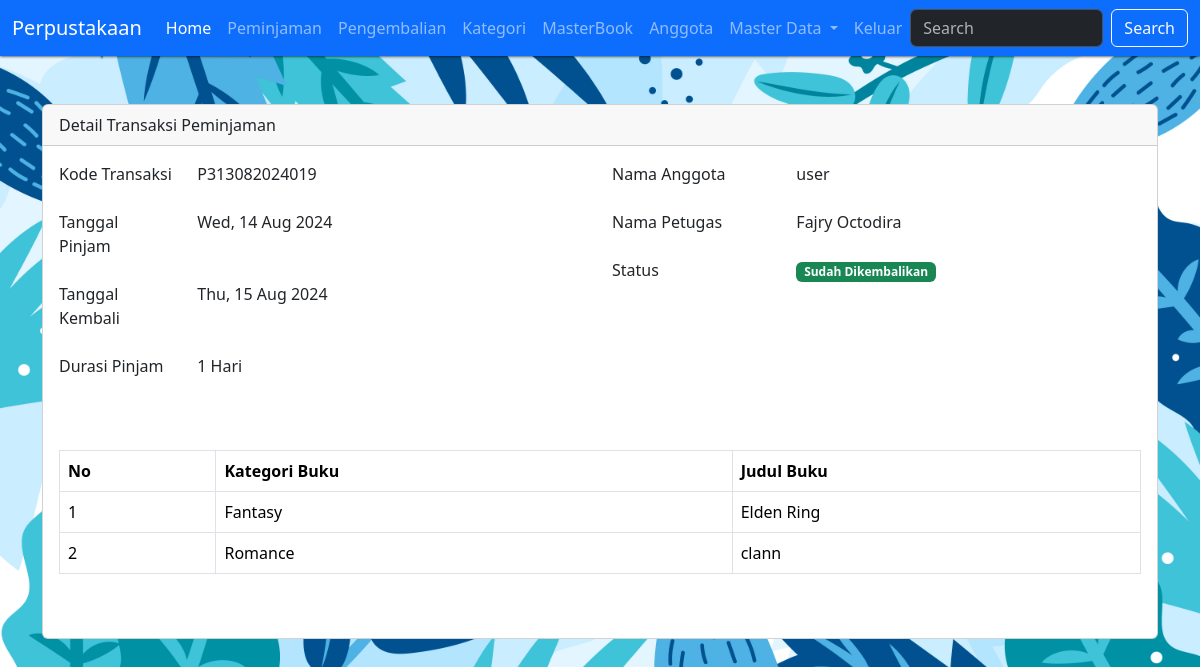
Page /?pg=tambah-peminjaman&detail=19 on the committed database.
### tables this page shows
CREATE TABLE `peminjaman` (
  `id` int(11) NOT NULL,
  `kode_transaksi` varchar(30) NOT NULL,
  `tgl_pinjam` date NOT NULL,
  `tgl_kembali` date NOT NULL,
  `status` tinyint(1) NOT NULL,
  `created_at` timestamp NOT NULL DEFAULT current_timestamp(),
  `updated_at` timestamp NOT NULL DEFAULT current_timestamp() ON UPDATE current_timestamp(),
  `deleted_at` tinyint(1) NOT NULL DEFAULT 0,
  `id_anggota` int(11) NOT NULL,
  `id_user` int(11) NOT NULL
);

CREATE TABLE `anggota` (
  `id` int(11) NOT NULL,
  `nisn` varchar(16) NOT NULL,
  `nama_lengkap` varchar(50) NOT NULL,
  `jenis_kelamin` enum('Laki-laki','Perempuan','','') NOT NULL,
  `no_telp` varchar(13) NOT NULL,
  `alamat` text NOT NULL,
  `created_at` timestamp NOT NULL DEFAULT current_timestamp(),
  `updated_at` timestamp NOT NULL DEFAULT current_timestamp() ON UPDATE current_timestamp()
);

CREATE TABLE `user` (
  `id` int(11) NOT NULL,
  `id_level` int(11) NOT NULL,
  `nama_lengkap` varchar(50) NOT NULL,
  `email` varchar(50) NOT NULL,
  `password` varchar(100) NOT NULL,
  `created_at` timestamp NOT NULL DEFAULT current_timestamp(),
  `deleted_at` timestamp NOT NULL DEFAULT current_timestamp() ON UPDATE current_timestamp()
);

CREATE TABLE `detail_peminjaman` (
  `id` int(11) NOT NULL,
  `id_peminjaman` int(11) NOT NULL,
  `id_buku` int(11) NOT NULL,
  `id_kategori` int(11) NOT NULL
);

CREATE TABLE `kategori` (
  `id` int(11) NOT NULL,
  `nama_kategori` varchar(50) NOT NULL,
  `keterangan` text NOT NULL,
  `created_at` timestamp NOT NULL DEFAULT current_timestamp(),
  `updated_at` timestamp NOT NULL DEFAULT current_timestamp() ON UPDATE current_timestamp()
);

CREATE TABLE `book` (
  `id` int(11) NOT NULL,
  `id_kategori` int(11) NOT NULL,
  `judul` varchar(50) NOT NULL,
  `jumlah` varchar(11) NOT NULL,
  `penerbit` varchar(50) NOT NULL,
  `tahun_terbit` varchar(5) NOT NULL,
  `penulis` varchar(100) NOT NULL,
  `created_at` timestamp NOT NULL DEFAULT current_timestamp(),
  `updated_at` timestamp NOT NULL DEFAULT current_timestamp() ON UPDATE current_timestamp()
);

### contents/tambah-peminjaman.php (the view, shortened to what this page needs)
<?php
if (isset($_GET['detail'])) {
    $id = $_GET['detail'];
    $detail = mysqli_query($koneksi, "SELECT anggota.nama_lengkap as nama_anggota, peminjaman.*, user.nama_lengkap FROM peminjaman LEFT JOIN anggota ON anggota.id = peminjaman.id_anggota LEFT JOIN user ON user.id = peminjaman.id_user WHERE peminjaman.id = '$id'");
    $rowDetail = mysqli_fetch_assoc($detail);
    $tanggal_pinjam = $rowDetail['tgl_pinjam'];
    $tanggal_kembali = $rowDetail['tgl_kembali'];
    $date_pinjam = new DateTime($tanggal_pinjam);
    $date_kembali = new DateTime($tanggal_kembali);
    $interval = $date_pinjam->diff($date_kembali);
    $queryDetail = mysqli_query($koneksi, "SELECT * FROM detail_peminjaman LEFT JOIN book ON book.id = detail_peminjaman.id_buku LEFT JOIN kategori ON kategori.id = book.id_kategori WHERE id_peminjaman = '$id'");
}
?>
<?php if (isset($_GET['detail'])): ?>
    <div class="container mt-5">
        <div class="row">
            <div class="col-sm-12">
                <div class="card">
                    <div class="card-header">Detail Transaksi Peminjaman</div>
                    <div class="card-body">
                        <div class="mb-3 row">
                            <div class="col-sm-6">
                                <div class="row mb-3">
                                    <div class="col-sm-3">
                                        <label for="" class="form-label">Kode Transaksi</label>
                                    </div>
                                    <div class="col-sm-9">
                                        <?= $rowDetail['kode_transaksi'] ?>
                                    </div>
                                </div>
                                <div class="row mb-3">
                                    <div class="col-sm-3">
                                        <label for="" class="form-label">Tanggal Pinjam</label>
                                    </div>
                                    <div class="col-sm-9">
                                        <?= date("D, d M Y", strtotime($rowDetail['tgl_pinjam'])) ?>
                                    </div>
                                </div>
                                <div class="row mb-3">
                                    <div class="col-sm-3">
                                        <label for="" class="form-label">Tanggal Kembali</label>
                                    </div>
                                    <div class="col-sm-9">
                                        <?= date("D, d M Y", strtotime($rowDetail['tgl_kembali'])) ?>
                                    </div>
                                </div>
                                <div class="row mb-3">
                                    <div class="col-sm-3">
                                        <label for="" class="form-label">Durasi Pinjam</label>
                                    </div>
                                    <div class="col-sm-9">
                                        <?= $interval->days . " Hari" ?>
                                    </div>
                                </div>
                            </div>
                            <div class="col-sm-6">
                                <div class="row mb-3">
                                    <div class="col-sm-4">
                                        <label for="" class="form-label">Nama Anggota</label>
                                    </div>
                                    <div class="col-sm-8">
                                        <?= $rowDetail['nama_anggota'] ?>
                                    </div>
                                </div>
                                <div class="row mb-3">
                                    <div class="col-sm-4">
                                        <label for="" class="form-label">Nama Petugas</label>
                                    </div>
                                    <div class="col-sm-8">
                                        <?= $rowDetail['nama_lengkap'] ?>
                                    </div>
                                </div>
                                <div class="row mb-3">
                                    <div class="col-sm-4">
                                        <label for="" class="form-label">Status</label>
                                    </div>
                                    <div class="col-sm-8">
                                        <?= getStatus($rowDetail['status']) ?>
                                    </div>
                                </div>
                            </div>
                        </div>
                        <div class="mb-5 mt-5">
                            <table class="table table-bordered">
                                <tr>
                                    <th>No</th>
                                    <th>Kategori Buku</th>
                                    <th>Judul Buku</th>
                                </tr>
                                <?php
                                $no = 1;
                                while ($row = mysqli_fetch_assoc($queryDetail)):
                                ?>
                                    <tr>
                                        <td><?= $no++ ?></td>
                                        <td><?= $row['nama_kategori'] ?></td>
                                        <td><?= $row['judul'] ?></td>
                                    </tr>
                                <?php endwhile; ?>
                            </table>
                        </div>
                    </div>
                </div>
            </div>
        </div>
    </div>
<?php endif; ?>

### index.php (style rules this page uses)
body { background: url('assets/img/bg3.jpg'); background-size: cover; }

### rows in the picture
peminjaman: kode_transaksi "P313082024019", tgl_pinjam "Wed, 14 Aug 2024", tgl_kembali "Thu, 15 Aug 2024", id_anggota "1", id_anggota.nama_lengkap "user", id_user.nama_lengkap "Fajry Octodira"
detail_peminjaman: id_kategori.nama_kategori "Fantasy", book.judul "Elden Ring"
detail_peminjaman: id_kategori.nama_kategori "Romance", book.judul "clann"
